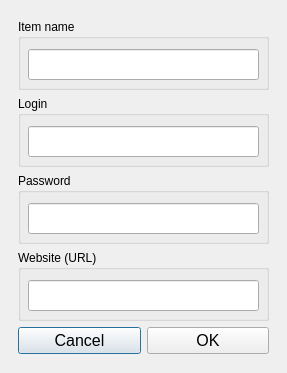
<?xml version="1.0" encoding="UTF-8"?>
<ui version="4.0">
 <class>Dialog</class>
 <widget class="QDialog" name="Dialog">
  <property name="geometry">
   <rect>
    <x>0</x>
    <y>0</y>
    <width>287</width>
    <height>373</height>
   </rect>
  </property>
  <property name="minimumSize">
   <size>
    <width>287</width>
    <height>373</height>
   </size>
  </property>
  <property name="windowTitle">
   <string>New login</string>
  </property>
  <property name="windowIcon">
   <iconset resource="../icons.qrc">
    <normaloff>:/icons/icons/app_icon_32.png</normaloff>:/icons/icons/app_icon_32.png</iconset>
  </property>
  <layout class="QHBoxLayout" name="horizontalLayout_3">
   <item>
    <layout class="QHBoxLayout" name="horizontalLayout_2">
     <item>
      <spacer name="horizontalSpacer_2">
       <property name="orientation">
        <enum>Qt::Orientation::Horizontal</enum>
       </property>
       <property name="sizeHint" stdset="0">
        <size>
         <width>40</width>
         <height>20</height>
        </size>
       </property>
      </spacer>
     </item>
     <item>
      <layout class="QVBoxLayout" name="verticalLayout_2">
       <item>
        <spacer name="verticalSpacer">
         <property name="orientation">
          <enum>Qt::Orientation::Vertical</enum>
         </property>
         <property name="sizeHint" stdset="0">
          <size>
           <width>20</width>
           <height>40</height>
          </size>
         </property>
        </spacer>
       </item>
       <item>
        <layout class="QVBoxLayout" name="verticalLayout">
         <item>
          <widget class="QGroupBox" name="groupBox">
           <property name="sizePolicy">
            <sizepolicy hsizetype="Fixed" vsizetype="Fixed">
             <horstretch>0</horstretch>
             <verstretch>0</verstretch>
            </sizepolicy>
           </property>
           <property name="minimumSize">
            <size>
             <width>251</width>
             <height>71</height>
            </size>
           </property>
           <property name="maximumSize">
            <size>
             <width>251</width>
             <height>71</height>
            </size>
           </property>
           <property name="title">
            <string>Item name</string>
           </property>
           <widget class="QLineEdit" name="lineEdit">
            <property name="geometry">
             <rect>
              <x>10</x>
              <y>30</y>
              <width>231</width>
              <height>31</height>
             </rect>
            </property>
            <property name="minimumSize">
             <size>
              <width>231</width>
              <height>31</height>
             </size>
            </property>
            <property name="maximumSize">
             <size>
              <width>231</width>
              <height>31</height>
             </size>
            </property>
            <property name="font">
             <font>
              <pointsize>12</pointsize>
             </font>
            </property>
            <property name="text">
             <string/>
            </property>
           </widget>
          </widget>
         </item>
         <item>
          <widget class="QGroupBox" name="groupBox_2">
           <property name="sizePolicy">
            <sizepolicy hsizetype="Fixed" vsizetype="Fixed">
             <horstretch>0</horstretch>
             <verstretch>0</verstretch>
            </sizepolicy>
           </property>
           <property name="minimumSize">
            <size>
             <width>251</width>
             <height>71</height>
            </size>
           </property>
           <property name="maximumSize">
            <size>
             <width>251</width>
             <height>71</height>
            </size>
           </property>
           <property name="title">
            <string>Login</string>
           </property>
           <widget class="QLineEdit" name="lineEdit_2">
            <property name="geometry">
             <rect>
              <x>10</x>
              <y>30</y>
              <width>231</width>
              <height>31</height>
             </rect>
            </property>
            <property name="minimumSize">
             <size>
              <width>231</width>
              <height>31</height>
             </size>
            </property>
            <property name="maximumSize">
             <size>
              <width>231</width>
              <height>31</height>
             </size>
            </property>
            <property name="font">
             <font>
              <pointsize>12</pointsize>
             </font>
            </property>
            <property name="text">
             <string/>
            </property>
           </widget>
          </widget>
         </item>
         <item>
          <widget class="QGroupBox" name="groupBox_3">
           <property name="sizePolicy">
            <sizepolicy hsizetype="Fixed" vsizetype="Fixed">
             <horstretch>0</horstretch>
             <verstretch>0</verstretch>
            </sizepolicy>
           </property>
           <property name="minimumSize">
            <size>
             <width>251</width>
             <height>71</height>
            </size>
           </property>
           <property name="maximumSize">
            <size>
             <width>251</width>
             <height>71</height>
            </size>
           </property>
           <property name="title">
            <string>Password</string>
           </property>
           <widget class="QLineEdit" name="lineEdit_3">
            <property name="geometry">
             <rect>
              <x>10</x>
              <y>30</y>
              <width>231</width>
              <height>31</height>
             </rect>
            </property>
            <property name="minimumSize">
             <size>
              <width>231</width>
              <height>31</height>
             </size>
            </property>
            <property name="maximumSize">
             <size>
              <width>231</width>
              <height>31</height>
             </size>
            </property>
            <property name="font">
             <font>
              <pointsize>12</pointsize>
             </font>
            </property>
            <property name="text">
             <string/>
            </property>
           </widget>
          </widget>
         </item>
         <item>
          <widget class="QGroupBox" name="groupBox_4">
           <property name="sizePolicy">
            <sizepolicy hsizetype="Fixed" vsizetype="Fixed">
             <horstretch>0</horstretch>
             <verstretch>0</verstretch>
            </sizepolicy>
           </property>
           <property name="minimumSize">
            <size>
             <width>251</width>
             <height>71</height>
            </size>
           </property>
           <property name="maximumSize">
            <size>
             <width>251</width>
             <height>71</height>
            </size>
           </property>
           <property name="title">
            <string>Website (URL)</string>
           </property>
           <widget class="QLineEdit" name="lineEdit_4">
            <property name="geometry">
             <rect>
              <x>10</x>
              <y>30</y>
              <width>231</width>
              <height>31</height>
             </rect>
            </property>
            <property name="minimumSize">
             <size>
              <width>231</width>
              <height>31</height>
             </size>
            </property>
            <property name="maximumSize">
             <size>
              <width>231</width>
              <height>31</height>
             </size>
            </property>
            <property name="font">
             <font>
              <pointsize>12</pointsize>
             </font>
            </property>
            <property name="text">
             <string/>
            </property>
           </widget>
          </widget>
         </item>
         <item>
          <layout class="QHBoxLayout" name="horizontalLayout">
           <item>
            <widget class="QPushButton" name="pushButton_2">
             <property name="font">
              <font>
               <pointsize>12</pointsize>
              </font>
             </property>
             <property name="text">
              <string>Cancel</string>
             </property>
            </widget>
           </item>
           <item>
            <widget class="QPushButton" name="pushButton">
             <property name="font">
              <font>
               <pointsize>12</pointsize>
              </font>
             </property>
             <property name="text">
              <string>OK</string>
             </property>
            </widget>
           </item>
          </layout>
         </item>
        </layout>
       </item>
       <item>
        <spacer name="verticalSpacer_2">
         <property name="orientation">
          <enum>Qt::Orientation::Vertical</enum>
         </property>
         <property name="sizeHint" stdset="0">
          <size>
           <width>20</width>
           <height>40</height>
          </size>
         </property>
        </spacer>
       </item>
      </layout>
     </item>
     <item>
      <spacer name="horizontalSpacer">
       <property name="orientation">
        <enum>Qt::Orientation::Horizontal</enum>
       </property>
       <property name="sizeHint" stdset="0">
        <size>
         <width>40</width>
         <height>20</height>
        </size>
       </property>
      </spacer>
     </item>
    </layout>
   </item>
  </layout>
 </widget>
 <resources>
  <include location="../icons.qrc"/>
 </resources>
 <connections/>
</ui>
